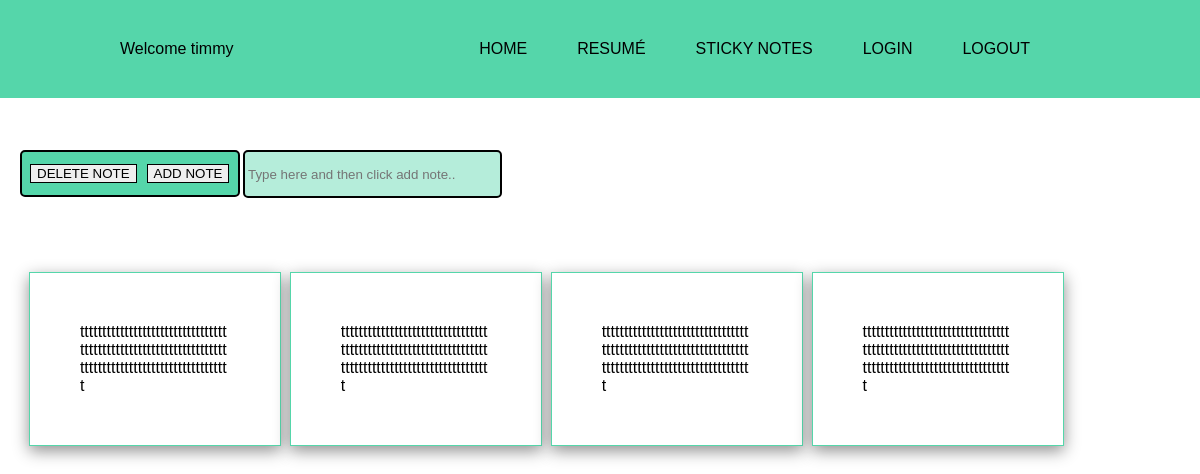
/notes/ (signed in), run on the app's committed database.
### main.py (models this page shows, shortened)
class Users(database.Model):
    id = database.Column(database.Integer, primary_key=True)
    username = database.Column(database.String(10), unique=True, nullable=False)
    password = database.Column(database.String(10), nullable=False)
    notes = database.relationship("Notes", backref="owner", cascade="delete-orphan")  # Each user has a list of notes

class Notes(database.Model):
    id = database.Column(database.Integer, primary_key=True)
    notes = database.Column(database.String(150), nullable=False)
    owner_id = database.Column(database.Integer, database.ForeignKey("users.id"), nullable=False)

### main.py (the view)
@app.route("/notes/")
def notes():
    if "name" in session:  # Must be logged in
        name = session["name"]
        existing_user = Users.query.filter_by(username=name).first()
        my_note = existing_user.notes  # list of notes
        return render_template("notes.html", name=name, note_list=my_note)
    flash("You must log in to see sticky notes.", "info")
    return render_template("index.html")

### templates/notes.html (shortened to what this page needs)
{% extends "template.html" %}
{% block user %}Welcome {{name}}{% endblock user %}
{% block main %}
    <div class="note-container">
        <div class="note-forms">
            <form action="/del/" method="post">
                <input class="note-button" type="submit" name="del" value="DELETE NOTE">
            </form>
            <form action="/add/" method="post">
                <input class="note-button" type="submit" name="add" value="ADD NOTE">
                <input id="note" type="text" name="nte" placeholder="Type here and then click add note.." maxlength="100">
            </form>
        </div>
        <div class="notes">
            <div class="empty">
            </div>
            {% for value in note_list %}
            <p>{{value.notes}}</p>
            <div class="empty">
            </div>
            {% endfor %}
        </div>
    </div>
{% endblock main %}

### static/style.css (style rules this page uses)
body { margin: 0; padding: 0; font-family: "Lucida Console", sans-serif; }
.note-button { cursor: pointer; transition: 0.25s; margin-right: 10px; display: block; outline: none; border: 1px solid black; }
.note-container { padding-top: 150px; padding-left: 20px; }
.note-forms { display: flex; background: #55d6aa; text-align: center; padding: 12px 8px; border: 2px solid black; width: 200px; outline: none; border-radius: 5px; }
.notes { padding-top: 5%; display: flex; width: 250px; }
.notes p { border: 1px solid #55d6aa; box-shadow: 0 5px 15px #00000070; width: 60%; word-wrap: break-word; background: white; justify-content: space-evenly; padding: 50px; animation-name: color-fade; animation-duration: 4s; }
#note { position: absolute; width: 250px; height: 42px; top: 150px; padding-left: 3px; margin-left: 50px; background: rgba(85, 214, 170, 0.43); outline: none; border: 2px solid black; border-radius: 5px; }

### data on the page
Users: username "timmy"
Notes: notes "tttttttttttttttttttttttttttttttttttttttttttttttttttttttttttttttttttttttttttttttttttttttttttttttttttt"
Notes: notes "tttttttttttttttttttttttttttttttttttttttttttttttttttttttttttttttttttttttttttttttttttttttttttttttttttt"
Notes: notes "tttttttttttttttttttttttttttttttttttttttttttttttttttttttttttttttttttttttttttttttttttttttttttttttttttt"
Notes: notes "tttttttttttttttttttttttttttttttttttttttttttttttttttttttttttttttttttttttttttttttttttttttttttttttttttt"
